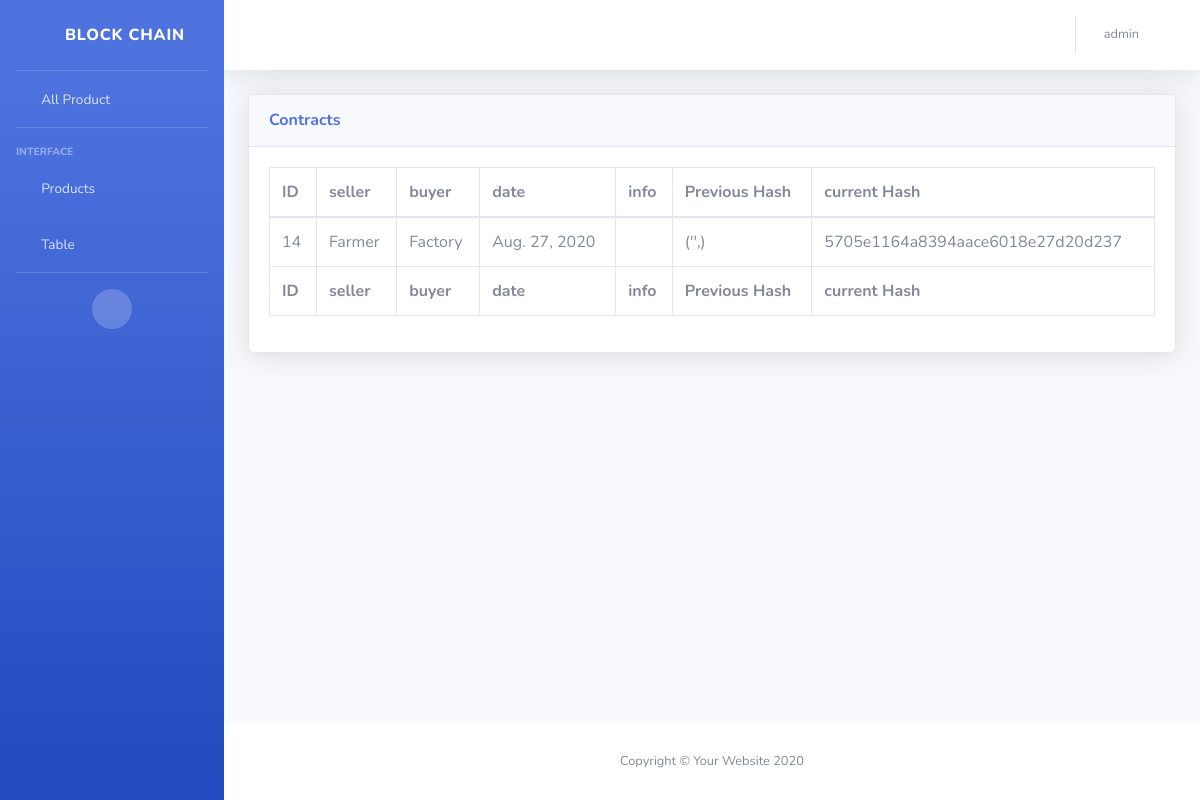
The app's page /contracts/ (signed in) with its own data.
### db/models.py (models this page shows)
class Contract(models.Model):
    product = models.ForeignKey(Product, on_delete=models.CASCADE)
    sellerID = models.IntegerField()
    buyerID = models.IntegerField()
    date = models.DateField('date published')
    info = models.CharField(max_length=10000)
    strHash = models.CharField(max_length=200 ,default='')
    prevHash = models.CharField(max_length=200,default='')

### db/views.py (the view)
# urls.py: path('contracts/', views.contracts),
def contracts(request):
    if request.user.is_authenticated:
        contracts = Contract.objects.all()
        cons = []
        for con in contracts:
            seller = User.objects.filter(id=con.sellerID).first()
            buyer = User.objects.filter(id=con.buyerID).first()
            cons.append(ContractModel(con.id, seller, buyer, con.info, con.date, con.prevHash, con.strHash))
        context = {'contracts': cons}
        return render(request, 'db/contracts.html', context)
    else:
        return redirect("/admin")

### db/templates/db/contracts.html
{% include 'db/Header.html' %}
<div class="row">
    <div class="col-xl-12 col-lg-12">
        <div class="card shadow mb-4">
            <div class="card-header py-3 d-flex flex-row align-items-center justify-content-between">
                <h6 class="m-0 font-weight-bold text-primary">Contracts</h6>
            </div>
            <div class="card-body">
                <div class="table-responsive">
                    <table class="table table-bordered" id="dataTable" width="100%" cellspacing="0">
                        <thead>
                        <tr>
                            <th>ID</th>
                            <th>seller</th>
                            <th>buyer</th>
                            <th>date</th>
                            <th>info</th>
                            <th>Previous Hash</th>
                            <th>current Hash</th>
                        </tr>
                        </thead>
                        <tfoot>
                        <tr>
                            <th>ID</th>
                            <th>seller</th>
                            <th>buyer</th>
                            <th>date</th>
                            <th>info</th>
                            <th>Previous Hash</th>
                            <th>current Hash</th>
                        </tr>
                        </tfoot>
                        <tbody>
                        {% if contracts %}
                            {% for con in contracts %}
                                <tr>
                                    <td>{{ con.Id  }}</td>
                                    <td>{{ con.seller }}</td>
                                    <td>{{ con.buyer }}</td>
                                    <td>{{ con.date }}</td>
                                    <td>{{ con.info }}</td>
                                    <td>{{ con.prehash }}</td>
                                    <td>{{ con.currentHash }}</td>
                                </tr>
                            {% endfor %}
                        {% else %}
                            <p>No Contract are available.</p>
                        {% endif %}
                        </tbody>
                    </table>
                </div>
            </div>
        </div>
    </div>
</div>
{% include 'db/Footer.html' %}

### db/templates/db/Header.html (shortened to what this page needs)
{% load static %}
<!DOCTYPE html>
<html lang="en">
<head>
  <link href="/static/vendor/fontawesome-free/css/all.min.css" rel="stylesheet" type="text/css">
  <link href="/static/css/sb-admin-2.min.css" rel="stylesheet">
    <link href="/static/vendor/datatables/dataTables.bootstrap4.min.css" rel="stylesheet">
</head>
<body id="page-top">
  <div id="wrapper">
    <ul class="navbar-nav bg-gradient-primary sidebar sidebar-dark accordion" id="accordionSidebar">
      <a class="sidebar-brand d-flex align-items-center justify-content-center" href="/contracts">
        <div class="sidebar-brand-icon rotate-n-15">
          <i class="fas fa-link"></i>
        </div>
        <div class="sidebar-brand-text mx-3">Block Chain</div>
      </a>
      <hr class="sidebar-divider my-0">
      <li class="nav-item">
        <a class="nav-link" href="/AllProduct">
          <i class="fas fa-fw fa-tachometer-alt"></i>
          <span>All Product</span></a>
      </li>
      <hr class="sidebar-divider">
      <div class="sidebar-heading">
        Interface
      </div>
      <li class="nav-item">
        <a class="nav-link collapsed" href="#" data-toggle="collapse" data-target="#collapseTwo" aria-expanded="true" aria-controls="collapseTwo">
          <i class="fas fa-fw fa-cog"></i>
          <span>Products</span>
        </a>
      </li>
      <li class="nav-item">
        <a class="nav-link collapsed" href="#" data-toggle="collapse" data-target="#collapseUtilities" aria-expanded="true" aria-controls="collapseUtilities">
          <i class="fas fa-fw fa-wrench"></i>
          <span>Table</span>
        </a>
      </li>
      <hr class="sidebar-divider">
      <div class="text-center d-none d-md-inline">
        <button class="rounded-circle border-0" id="sidebarToggle"></button>
      </div>
    </ul>
    <div id="content-wrapper" class="d-flex flex-column">
      <div id="content">
        <nav class="navbar navbar-expand navbar-light bg-white topbar mb-4 static-top shadow">
          <ul class="navbar-nav ml-auto">
            <li class="nav-item dropdown no-arrow">
            {% if user.is_authenticated %}
                <a class="nav-link dropdown-toggle" href="#" id="userDropdown" role="button" data-toggle="dropdown" aria-haspopup="true" aria-expanded="false">
                <span class="mr-2 d-none d-lg-inline text-gray-600 small">
                    {{ user.username }}
                </span>
                <i class="fa fa-user-circle fa-2x" aria-hidden="true"></i>
              </a>
            {% else %}
                <a class="nav-link " href="/admin" id="userDropdown"  aria-haspopup="true" aria-expanded="false">
                <span class="mr-2 d-none d-lg-inline text-gray-600 small">
                    login
                </span>
                <i class="fa fa-user-circle" aria-hidden="true"></i>
            {% endif %}
            </li>
          </ul>
        </nav>
        <div class="container-fluid">

### records on screen
Contract: date "Aug. 27, 2020", prehash "('',)", currentHash "5705e1164a8394aace6018e27d20d237"

### other values on screen
{{ user.username }} "admin"
{{ con.Id }} "14"
{{ con.seller }} "Farmer"
{{ con.buyer }} "Factory"
